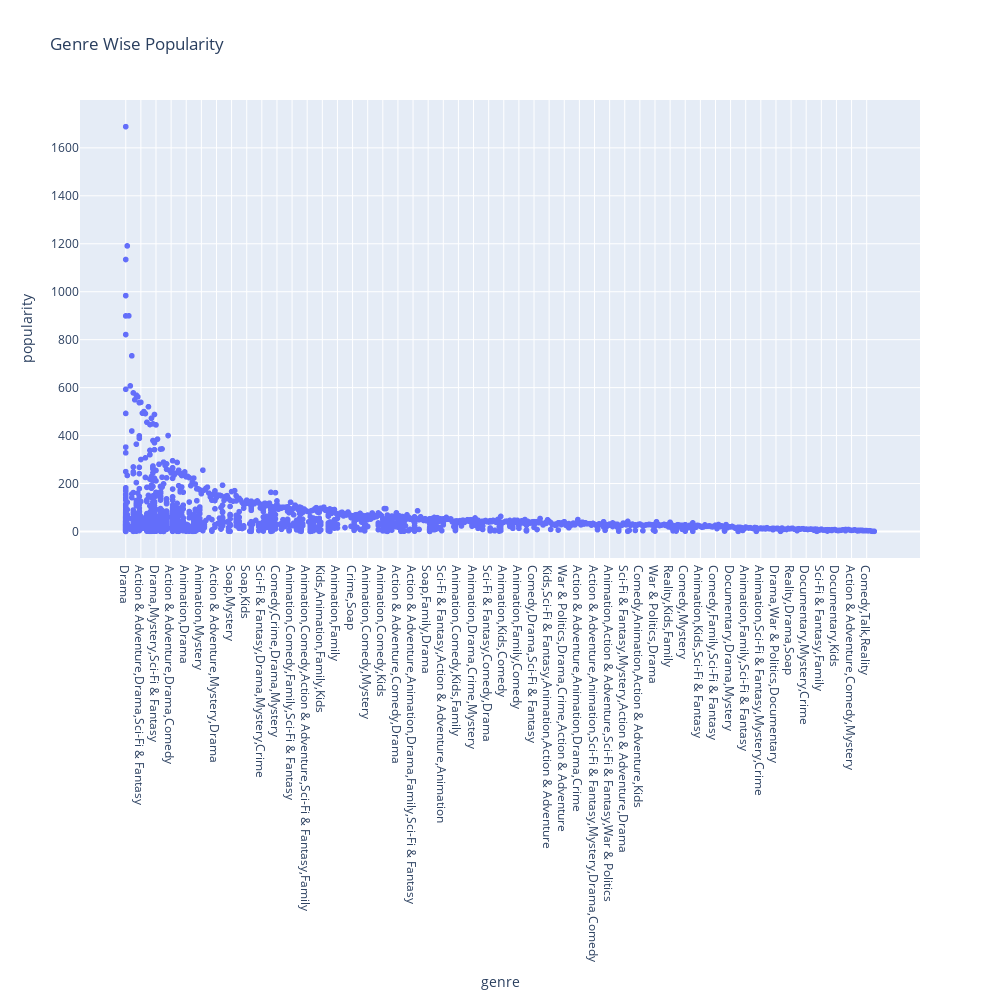

Here is the notebook cell this chart was saved with:
### Code cell
fig.show()

### Figure 1 — Plotly figure (JSON) as saved in the notebook; plotly's stock layout.template omitted (floating-point values rounded to 4 significant figures; data arrays with more than 128 entries replaced by an {"elided": "..."} marker saying what was removed)
{"data": [{"hovertemplate": "genre=%{x}<br>popularity=%{y}<extra></extra>", "legendgroup": "", "marker": {"color": "#636efa", "symbol": "circle"}, "mode": "markers", "name": "", "showlegend": false, "type": "scattergl", "x": {"elided": "3098 str values"}, "xaxis": "x", "y": {"elided": "3098 float values"}, "yaxis": "y"}], "layout": {"height": 1000, "legend": {"tracegroupgap": 0}, "title": {"text": "Genre Wise Popularity"}, "width": 1000, "xaxis": {"anchor": "y", "domain": [0, 1], "title": {"text": "genre"}}, "yaxis": {"anchor": "x", "domain": [0, 1], "title": {"text": "popularity"}}}}
